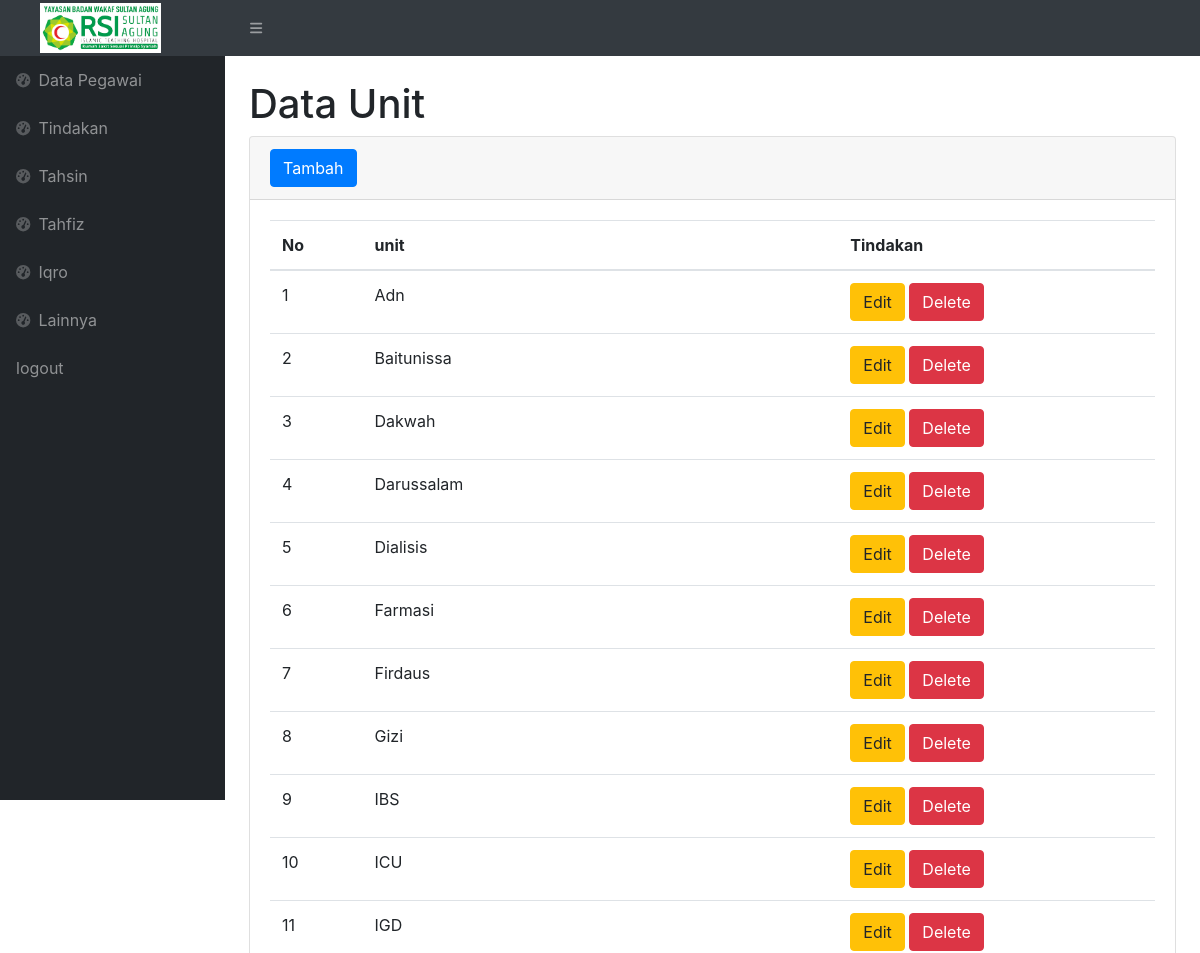
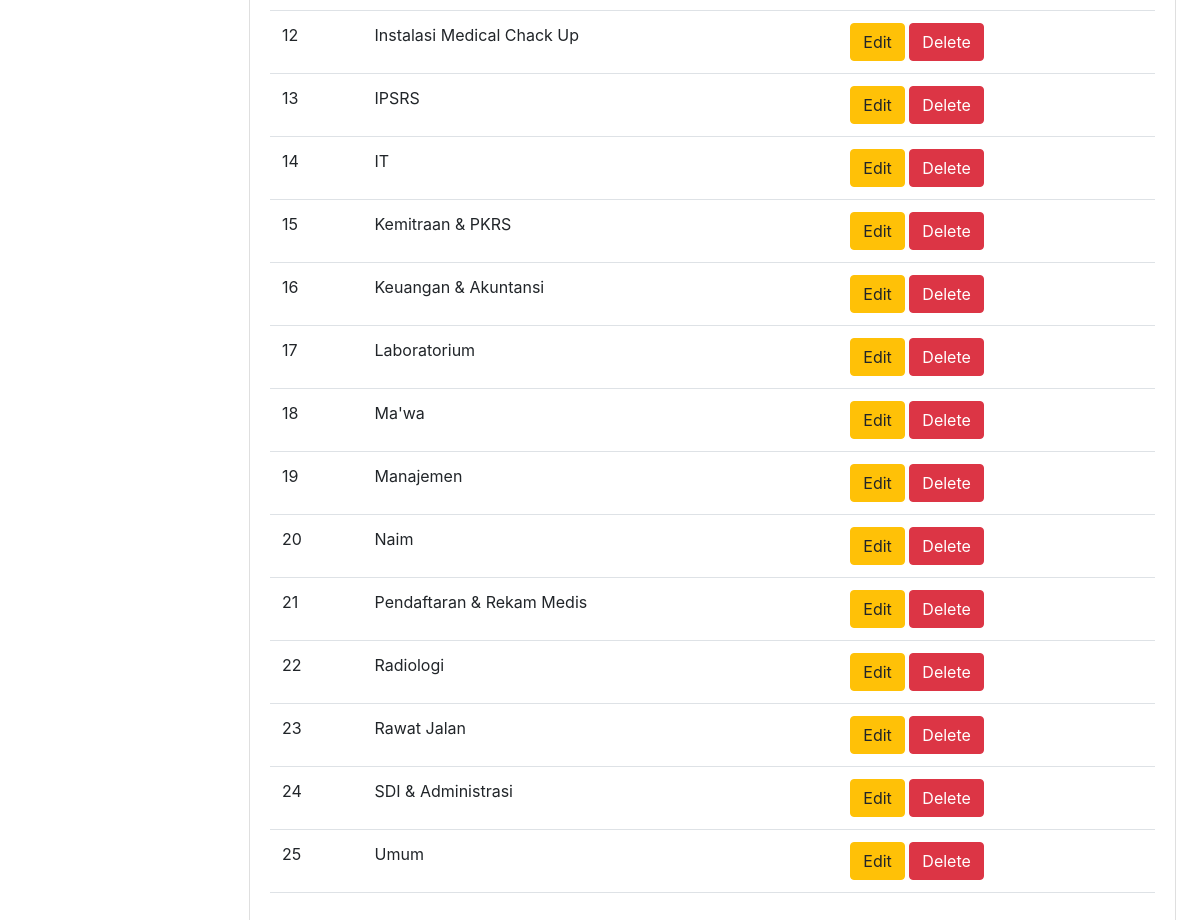
Page /unit.php (signed in) on the committed database (2 pictures, top to bottom).
### tables this page shows
CREATE TABLE `unit` (
  `id_unit` int(20) NOT NULL,
  `nama_unit` varchar(30) NOT NULL
);

### unit.php (the view, shortened to what this page needs)
<!DOCTYPE html>
<html lang="en">
<head>
    <link href="https://cdn.jsdelivr.net/npm/simple-datatables@7.1.2/dist/style.min.css" rel="stylesheet">
    <link href="css/styles.css" rel="stylesheet">
    <link rel="stylesheet" href="https://maxcdn.bootstrapcdn.com/bootstrap/4.5.2/css/bootstrap.min.css">
    <link rel="stylesheet" href="https://cdnjs.cloudflare.com/ajax/libs/font-awesome/5.15.4/css/all.min.css">
</head>
<body class="sb-nav-fixed">
    <nav class="sb-topnav navbar navbar-expand navbar-dark bg-dark">
        <a class="navbar-brand ps-4" href="index.php">
            <img src="images1.png" alt="Logo" style="height: 50px; width: auto;">
        </a>
        <button class="btn btn-link btn-sm order-1 order-lg-0 me-4 me-lg-0" id="sidebarToggle" href="#!"><i class="fas fa-bars"></i></button>
    </nav>
    <div id="layoutSidenav">
        <div id="layoutSidenav_nav">
            <nav class="sb-sidenav accordion sb-sidenav-dark" id="sidenavAccordion">
                <div class="sb-sidenav-menu">
                    <div class="nav">
                        <a class="nav-link" href="index.php">
                            <div class="sb-nav-link-icon"><i class="fas fa-tachometer-alt"></i></div>
                            Data Pegawai
                        </a>
                        <a class="nav-link" href="tindakan.php">
                            <div class="sb-nav-link-icon"><i class="fas fa-tachometer-alt"></i></div>
                            Tindakan
                        </a>
                        <a class="nav-link" href="tahsin.php">
                            <div class="sb-nav-link-icon"><i class="fas fa-tachometer-alt"></i></div>
                            Tahsin
                        </a>
                        <a class="nav-link" href="tahfiz.php">
                            <div class="sb-nav-link-icon"><i class="fas fa-tachometer-alt"></i></div>
                            Tahfiz
                        </a>
                        <a class="nav-link" href="iqro.php">
                            <div class="sb-nav-link-icon"><i class="fas fa-tachometer-alt"></i></div>
                            Iqro
                        </a>
                        <a class="nav-link" href="gabungan.php">
                            <div class="sb-nav-link-icon"><i class="fas fa-tachometer-alt"></i></div>
                            Lainnya
                        </a>
                        <a class="nav-link" href="logout.php">
                            logout
                        </a>
                    </div>
                </div>
            </nav>
        </div>
        <div id="layoutSidenav_content">
            <main>
                <div class="container-fluid px-4">
                    <h1 class="mt-4">Data Unit</h1>
                    <div class="card mb-4">
                        <div class="card-header">
                            <button type="button" class="btn btn-primary" data-toggle="modal" data-target="#myModal">
                                Tambah
                            </button>
                        </div>
                        <div class="card-body">
                            <table id="datatablesSimple" class="table">
                                <thead>
                                    <tr>
                                        <th>No</th>
                                        <th>unit</th>
                                        <th>Tindakan</th>
                                    </tr>
                                </thead>
                                <tbody>
                                    <?php
                                    include 'function.php';
                                    $query = "SELECT * FROM unit";
                                    $result = mysqli_query($conn, $query);
                                    $i = 1;
                                    while ($data = mysqli_fetch_assoc($result)) {
                                        $id_unit = $data['id_unit'];
                                        $nama_unit = $data['nama_unit'];
                                    ?>
                                        <tr>
                                            <td><?= $i++; ?></td>
                                            <td><?= htmlspecialchars($nama_unit); ?></td>
                                            <td>
                                                <button type="button" class="btn btn-warning" data-toggle="modal" data-target="#edit<?= $id_unit ?>">
                                                    Edit
                                                </button>
                                                <button type="button" class="btn btn-danger" data-toggle="modal" data-target="#delete<?= $id_unit ?>">
                                                    Delete
                                                </button>
                                            </td>
                                        </tr>
                                    <?php
                                    }
                                    ?>
                                </tbody>
                            </table>
                        </div>
                    </div>
                </div>
            </main>
        </div>
    </div>
</body>
</html>

### rows in the picture
unit: nama_unit "Adn"
unit: nama_unit "Baitunissa"
unit: nama_unit "Dakwah"
unit: nama_unit "Darussalam"
unit: nama_unit "Dialisis"
unit: nama_unit "Farmasi"
unit: nama_unit "Firdaus"
unit: nama_unit "Gizi"
unit: nama_unit "IBS"
unit: nama_unit "ICU"
unit: nama_unit "IGD"
unit: nama_unit "Instalasi Medical Chack Up"
unit: nama_unit "IPSRS"
unit: nama_unit "IT"
unit: nama_unit "Kemitraan & PKRS"
unit: nama_unit "Keuangan & Akuntansi"
unit: nama_unit "Laboratorium"
unit: nama_unit "Ma'wa"
unit: nama_unit "Manajemen"
unit: nama_unit "Naim"
unit: nama_unit "Pendaftaran & Rekam Medis"
unit: nama_unit "Radiologi"
unit: nama_unit "Rawat Jalan"
unit: nama_unit "SDI & Administrasi"
unit: nama_unit "Umum"
